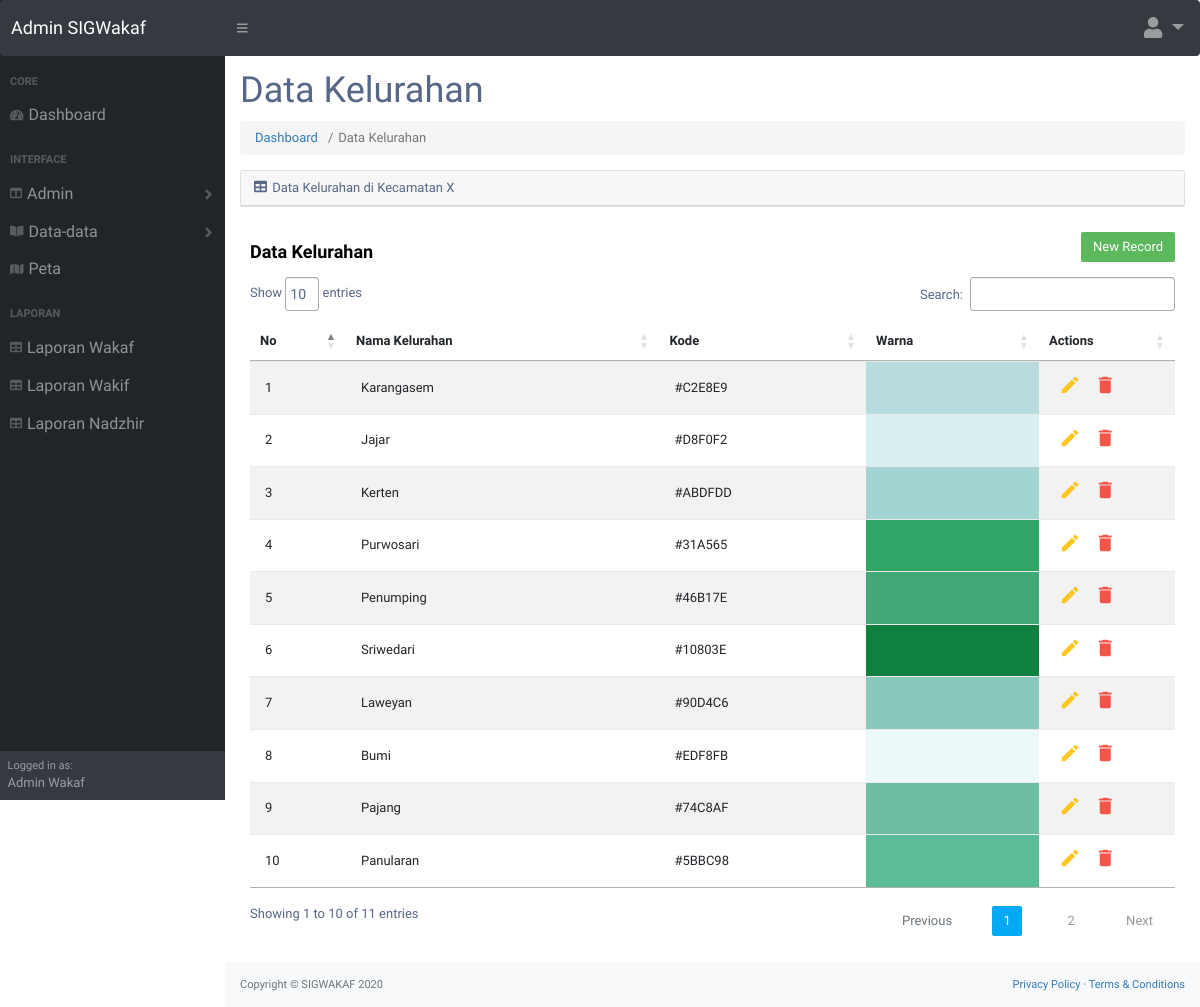
/kelurahan.php, run on the app's committed database.
### tables this page shows
CREATE TABLE `kelurahan` (
  `id_kelurahan` int(11) NOT NULL,
  `kelurahan` varchar(150) NOT NULL,
  `kode` varchar(20) NOT NULL,
  `warna` varchar(9) NOT NULL
);

### kelurahan.php (the view, shortened to what this page needs)
<?php
$koneksi = mysqli_connect("localhost","root","","sigwakaf");
?>
<!DOCTYPE html>
<html lang="en">
    <head>
        <link href="css/styles.css" rel="stylesheet" />
        <link href="https://cdn.datatables.net/1.10.20/css/dataTables.bootstrap4.min.css" rel="stylesheet" />
        <link rel="stylesheet" href="https://maxcdn.bootstrapcdn.com/font-awesome/4.7.0/css/font-awesome.min.css">
        <link rel="stylesheet" href="https://maxcdn.bootstrapcdn.com/bootstrap/3.3.7/css/bootstrap.min.css">
        <link rel="stylesheet" type="text/css" media="screen" href="https://cdn.datatables.net/1.10.19/css/jquery.dataTables.min.css">
    </head>
    <body class="sb-nav-fixed">
        <nav class="sb-topnav navbar navbar-expand navbar-dark bg-dark">
            <a class="navbar-brand" href="dashboard.php">Admin SIGWakaf</a>
            <button class="btn btn-link btn-sm order-1 order-lg-0" id="sidebarToggle" href="#"><i class="fas fa-bars"></i></button>
            <ul class="navbar-nav ml-auto ml-md-0">
                <li class="nav-item dropdown">
                    <a class="nav-link dropdown-toggle" id="userDropdown" href="#" role="button" data-toggle="dropdown" aria-haspopup="true" aria-expanded="false" style="font-size: 21px;"><i class="fas fa-user fa-fw" fa-5x></i></a>
                </li>
            </ul>
        </nav>
        <div id="layoutSidenav">
            <div id="layoutSidenav_nav">
                <nav class="sb-sidenav accordion sb-sidenav-dark" id="sidenavAccordion">
                    <div class="sb-sidenav-menu">
                        <div class="nav">
                            <div class="sb-sidenav-menu-heading" style="font-size: 11px;">Core</div>
                            <a class="nav-link" href="dashboard.php" style="font-size: 16px;">
                                <div class="sb-nav-link-icon" style="font-size: 12px;"><i class="fas fa-tachometer-alt" fa-5x></i></div>
                                Dashboard
                            </a>
                            <div class="sb-sidenav-menu-heading" style="font-size: 11px;">Interface</div>
                            <a class="nav-link collapsed" href="#" data-toggle="collapse" data-target="#collapseLayouts" aria-expanded="false" aria-controls="collapseLayouts" style="font-size: 16px;">
                                <div class="sb-nav-link-icon" style="font-size: 12px;"><i class="fas fa-columns" fa-5x></i></div>
                                Admin
                                <div class="sb-sidenav-collapse-arrow"><i class="fas fa-angle-down"></i></div>
                            </a>
                            <a class="nav-link collapsed" href="#" data-toggle="collapse" data-target="#collapsePages" aria-expanded="false" aria-controls="collapsePages" style="font-size: 16px;">
                                <div class="sb-nav-link-icon" style="font-size: 12px;"><i class="fas fa-book-open" fa-5x></i></div>
                                Data-data
                                <div class="sb-sidenav-collapse-arrow"><i class="fas fa-angle-down"></i></div>
                            </a>
                            <a class="nav-link" href="peta.php" style="font-size: 16px;">
                                <div class="sb-nav-link-icon" style="font-size: 12px;"><i class="fa fa-map" fa-5x></i></div>
                                Peta
                            </a>
                            <div class="sb-sidenav-menu-heading" style="font-size: 11px;">Laporan</div>
                            <a class="nav-link" href="lapwakaf.php" style="font-size: 16px;">
                                <div class="sb-nav-link-icon" style="font-size: 12px;"><i class="fas fa-table" fa-5x></i></div>
                                Laporan Wakaf
                            </a>
                            <a class="nav-link" href="lapwakif.php" style="font-size: 16px;">
                                <div class="sb-nav-link-icon" style="font-size: 12px;"><i class="fas fa-table" fa-5x></i></div>
                                Laporan Wakif
                            </a>
                            <a class="nav-link" href="lapnazhir.php" style="font-size: 16px;">
                                <div class="sb-nav-link-icon" style="font-size: 12px;"><i class="fas fa-table" fa-5x></i></div>
                                Laporan Nadzhir
                            </a>
                        </div>
                    </div>
                    <div class="sb-sidenav-footer">
                        <div class="small">Logged in as:</div>
                        Admin Wakaf
                    </div>
                </nav>
            </div>
            <div id="layoutSidenav_content">
                <main>
                    <div class="container-fluid">
                        <h1 class="mt-4">Data Kelurahan</h1>
                        <ol class="breadcrumb mb-4">
                            <li class="breadcrumb-item"><a href="dashboard.php">Dashboard</a></li>
                            <li class="breadcrumb-item active">Data Kelurahan</li>
                        </ol>
                        <div class="card mb-4">
                            <div class="card-header">
                                <i class="fas fa-table mr-1"></i>
                                Data Kelurahan di Kecamatan X
                            </div>
                        </div>
                    </div>
                    <form method="post" action="">
                            <div class="table-wrapper">
                                <div class="table-title">
                                    <div class="row">
                                        <div class="col-sm-6">
                                            <h4><b>Data Kelurahan</b></h4>
                                        </div>
                                        <div class="col-sm-6">
                                            <a href="#addEmployeeModal" class="btn btn-success" data-toggle="modal">New Record</a>
                                        </div>
                                    </div>
                                </div>
                                <table id="tabel-data" class="table table-striped table-hover">
                                    <thead>
                                        <tr>
                                            <th>No</th>
                                            <th>Nama Kelurahan</th>
                                            <th>Kode</th>
                                            <th>Warna</th>
                                            <th>Actions</th>
                                        </tr>
                                    </thead>
                                    <tbody>
                                    <?php
                                    $no = 1;
                                    $ksql="SELECT * FROM kelurahan";
                                    $khasil = mysqli_query($koneksi,$ksql);
                                    while($krow = mysqli_fetch_array($khasil))
                                    {
                                    ?>
                                        <tr>
                                            <td><?php echo $no++; ?></td>
                                            <td><?php echo $krow['kelurahan']; ?></td>
                                            <td><?php echo $krow['kode']; ?></td>
                                            <td style="background: <?= $krow['warna']; ?>"></td>
                                            <td>
                                                <a href="#editEmployeeModal<?php echo $krow['id_kelurahan']; ?>" class="edit" data-toggle="modal"><i class="material-icons" data-toggle="tooltip" title="Edit">&#xE254;</i></a>
                                                <a href="#deleteEmployeeModal<?php echo $krow['id_kelurahan']; ?>" class="delete" data-toggle="modal"><i class="material-icons" data-toggle="tooltip" title="Delete">&#xE872;</i></a>
                                            </td>
                                        </tr>
                    <?php
                    }
                    ?>
                    </form>
                    </div>
                <footer class="py-4 bg-light mt-auto">
                    <div class="container-fluid">
                        <div class="d-flex align-items-center justify-content-between small">
                            <div class="text-muted">Copyright &copy; SIGWAKAF 2020</div>
                            <div>
                                <a href="#">Privacy Policy</a>
                                &middot;
                                <a href="#">Terms &amp; Conditions</a>
                            </div>
                        </div>
                    </div>
                </footer>
            </div>
    </body>
</html>

### kelurahan.php (style rules this page uses)
body { color: #566787; background: #fff; font-family: 'Varela Round', sans-serif; font-size: 13px; }
.table-wrapper { background: #fff; padding: 10px 25px; }
.table-title { padding-bottom: 5px; background: #fff; color: #000; }
.table-title .btn { color: #fff; float: right; font-size: 13px; border: none; min-width: 50px; border-radius: 2px; border: none; outline: none !important; margin-left: 10px; }
table.table tr th, table.table tr td { border-color: #e9e9e9; padding: 12px 15px; vertical-align: middle; }
table.table tr th:first-child { width: 60px; }
table.table tr th:last-child { width: 100px; }
table.table-striped tbody tr:nth-of-type(odd) { background-color: #fcfcfc; }
table.table td:last-child i { opacity: 0.9; font-size: 22px; margin: 0 5px; }
table.table td a { font-weight: bold; color: #566787; display: inline-block; text-decoration: none; outline: none !important; }
table.table td a.edit { color: #FFC107; }
table.table td a.delete { color: #F44336; }
table.table td i { font-size: 19px; }

### data on the page
kelurahan: kelurahan "Karangasem", kode "#C2E8E9"
kelurahan: kelurahan "Jajar", kode "#D8F0F2"
kelurahan: kelurahan "Kerten", kode "#ABDFDD"
kelurahan: kelurahan "Purwosari", kode "#31A565"
kelurahan: kelurahan "Penumping", kode "#46B17E"
kelurahan: kelurahan "Sriwedari", kode "#10803E"
kelurahan: kelurahan "Laweyan", kode "#90D4C6"
kelurahan: kelurahan "Bumi", kode "#EDF8FB"
kelurahan: kelurahan "Pajang", kode "#74C8AF"
kelurahan: kelurahan "Panularan", kode "#5BBC98"
